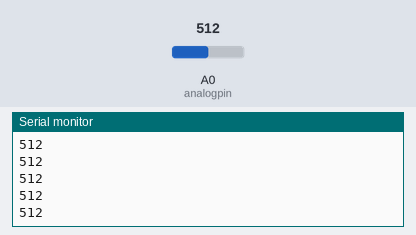
This sketch was run on a simulated Arduino Uno, built with avr-gcc and run on an emulated ATmega328P. Parts: the last lines printed to the serial monitor. The test bench sets the inputs (shaded band); at power-on: A0 (analogpin) = 512.

Above: at 1.2 s.
1.3 s: A0 (analogpin) set to 190
At 1.9 s:
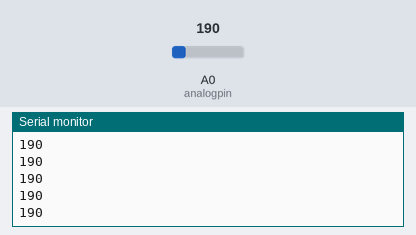
2.8 s: A0 (analogpin) set to 210
At 3.9 s:
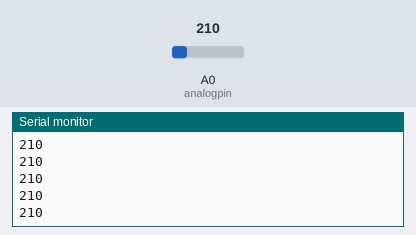
Timing chart, 0 to 5.8 s (numbered marks = the images above; inputs shaded):
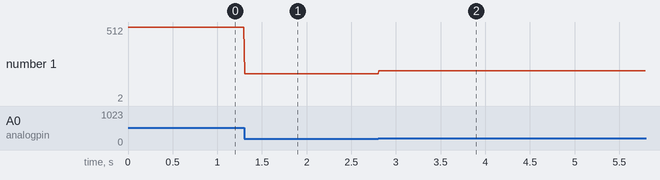

Measured:
- after the input at 1.3 s, the serial monitor: prints a new line at once (image 1)
- after the input at 2.8 s, the serial monitor: prints a new line at once (image 2)
- plotted number 1: 512 → 190 after the input at 1.3 s, 190 → 2 after the input at 2.8 s

The sketch:

diskread.ino
```cpp
int analogpin = A0;
int value;
unsigned long time0;
unsigned long time1;
unsigned long t;
int s;


void setup()
{
  Serial.begin(9600);
}

void loop()
{
  value=analogRead(analogpin);
  //Serial.print("Value=");
  Serial.println(value);
  if (value >800)
  {
    time0=millis();
    //t=time1-time0;
    //Serial.print("time=");
    //Serial.println(t);
  }
  if (value < 200)
  {
    time1=millis();
    t=time1-time0;
    if (t>30)
    {
    Serial.print("time=");
    Serial.println(t);
    }
    time0=time1;

  }
  if (t>30)
  {
    s= (24*1000)/t; //in meter per sec
    Serial.print("speed=");
    Serial.println(s);
  }
delay(10);
}
```
